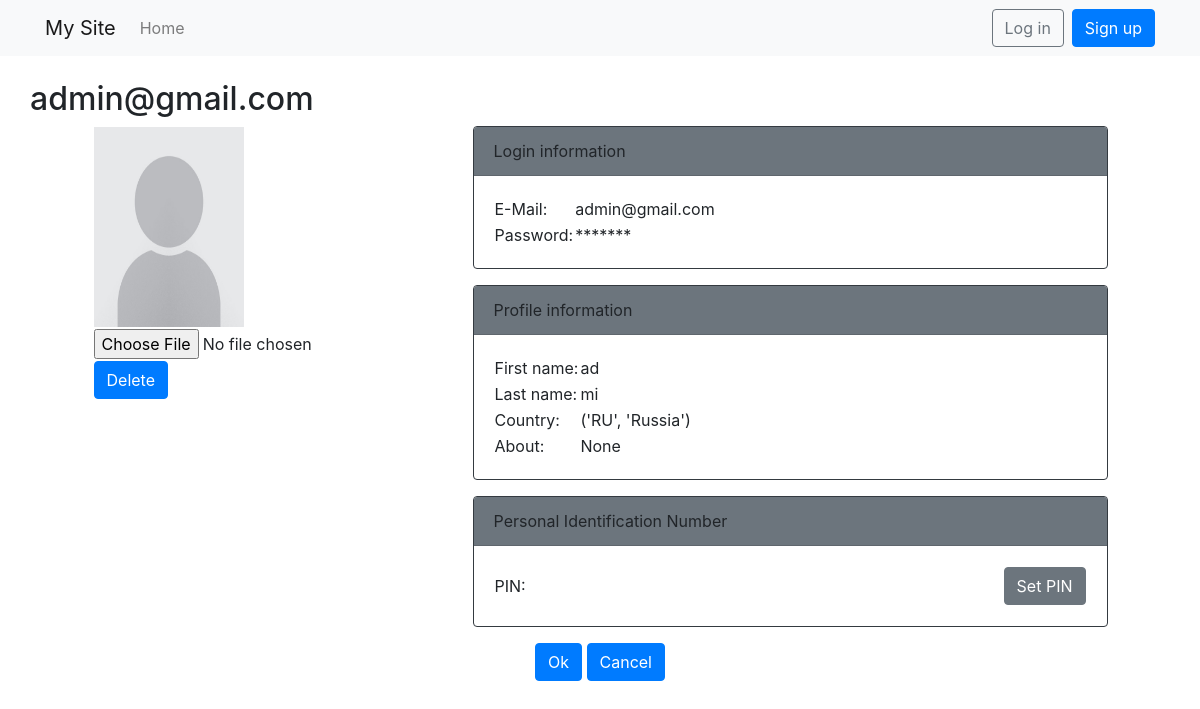
Page /profile/1/ on the earlier database version.
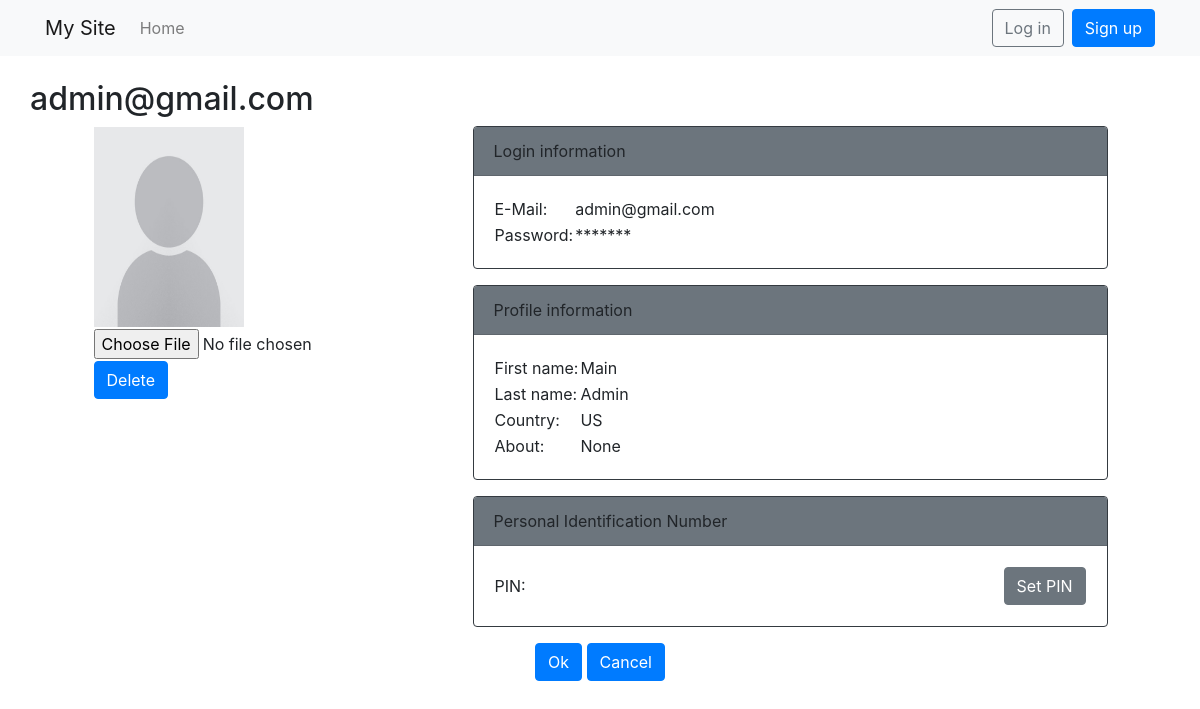
Same page on the later database version.
### users/models.py (models this page shows, shortened)
class CustomUser(AbstractBaseUser, PermissionsMixin):
    url_height = models.PositiveIntegerField(null=True)
    url_width = models.PositiveIntegerField(null=True)
    first_name = models.CharField("user's first name", max_length=30)
    last_name = models.CharField("user's last name", max_length=30)
    photo = models.ImageField(default="usernophoto.jpg", width_field='url_width', height_field='url_height', upload_to='user_photos',
                              null=True, blank=True)
    email = models.EmailField(_('email address'), unique=True)
    country = models.CharField(max_length=300, choices=(
        ('US', 'United States'),
        ('FR', 'France'),
        ('CN', 'China'),
        ('RU', 'Russia'),
        ('IT', 'Italy')
    )
                               )
    about = models.TextField(verbose_name='about', null=True, blank=True, max_length=300)
    pincode = models.CharField(max_length=4,blank=True)
    role = models.CharField(max_length=300, choices=(
        ('A', 'Admin'),
        ('E', 'Expert'),
        ('C', 'Competitor'),
        ('N', 'No role'),
    )
                            ,default=('N', 'No role'))
    event = models.ForeignKey(Event, on_delete=models.SET_NULL,null=True, blank=True)
    is_staff = models.BooleanField(default=False)
    is_active = models.BooleanField(default=True)
    date_joined = models.DateTimeField(default=timezone.now)
    USERNAME_FIELD = 'email'
    EMAIL_FIELD = 'email'
    REQUIRED_FIELDS = ['first_name', 'last_name']
    objects = CustomUserManager()
    class Meta():
        ordering = ['date_joined']

### users/views.py (the view)
# urls.py: path('profile/<int:pk>/', views.ProfileView.as_view(), name='profile'),
class ProfileView(generic.UpdateView):
    model = CustomUser
    form_class = CustomUserChangeForm
    success_url = reverse_lazy('home')
    template_name = 'registration/profile.html'

### users/forms.py
class CustomUserChangeForm(UserChangeForm):
    class Meta:
        model = CustomUser
        fields = ['first_name', 'last_name', 'country', 'photo', 'about']

### templates/registration/profile.html (shortened to what this page needs)
{% extends 'base.html' %}
{% load static %}
{% block content %}
    <div class="row">
        <h2> {{ form.instance.email }}</h2>
    </div>
              <form method="post" enctype="multipart/form-data">
<div class="row justify-content-center">
    <div class="col-4">
    <table>
        <tr><td>
        {% if form.instance.photo %}
            <img class="photo" src="{% static form.instance.photo.url %}" width=150, height=200 border=3>
        {% else %}
            <img class="photo" src="{% static '/images/usernophoto.jpg' %}" width=150, height=200 border=2>
        {% endif %}
        </td></tr>
            <tr><td>
        <input type="file" name="photo" accept="image/*" id="id_photo">
            </td></tr>
        <tr><td>
            <button type="button" name="photo-clear" id="photo-clear_id" class="btn btn-primary">Delete</button>
            </td>
    </table>
      </div>
    <div class="col-7">
                  <div class="card border-dark mb-3">
                      <div class="card-header bg-secondary ">Login information</div>
                        <div class="card-body">
                      <table>
                          <tr>
                              <td>E-Mail:</td>
                              <td>{{ form.instance.email }}</td>
                          </tr>
                          <tr>
                              <td>Password:</td>
                              <td>*******</td>
                          </tr>
                      </table>
                        </div>
                  </div>
                          <div class="card border-dark mb-3">
                              <div class="card-header bg-secondary">Profile information</div>
                              <div class="card-body">
                              <table>
                          <tr>
                              <td>First name:</td>
                              <td>{{ form.instance.first_name }}</td>
                          </tr>
                          <tr>
                              <td>Last name:</td>
                              <td>{{ form.instance.last_name }}</td>
                          </tr>
                          <tr>
                              <td>Country:</td>
                              <td>{{ form.instance.country }}</td>
                          </tr>
                          <tr>
                              <td>About:</td>
                              <td>{{ form.instance.about }}</td>
                          </tr>
                      </table>
                  </div>
                          </div>
                                 <div class="card border-dark mb-3">
                                     <div class="card-header bg-secondary" >Personal Identification Number</div>
                                     <div class="card-body">
                      <table>
                          <tr>
                              <td>PIN:</td>
                              <td width="100%" align="right"><a href="{% url 'pin' form.instance.id %}" class="btn btn-secondary">
                                  {% if form.instance.pincode %}
                                  Reset PIN
                                  {% else %}
                                  Set PIN
                                  {% endif %}
                              </a></td>
                          </tr>
                      </table>
                                     </div>
                                 </div>
                  </div>
            <div>
            <a href="{% url 'home' %}" class="btn btn-primary">Ok</a>
            <a href="{% url 'home' %}" class="btn btn-primary">Cancel</a>
            </div>
        </div>
  </div>
{% endblock %}

### templates/base.html (shortened to what this page needs)
<!doctype html>
<html lang="ru">
<head>
<link rel="stylesheet" href="https://cdn.jsdelivr.net/npm/bootstrap@4.5.3/dist/css/bootstrap.min.css">  <title>{% block title %}My Site{% endblock %}</title>
</head>
<body>
  <nav class="navbar navbar-expand-lg navbar-light bg-light mb-4">
    <div class="container">
      <a class="navbar-brand" href="{% url 'home' %}">My Site</a>
      <div class="collapse navbar-collapse" id="navbarSupportedContent">
        <ul class="navbar-nav mr-auto">
          <li class="nav-item">
            <a class="nav-link" href="{% url 'home' %}">Home</a>
          </li>
        </ul>
        {% if user.is_authenticated %}
          <ul class="navbar-nav">
            <li class="nav-item dropdown">
              <a class="nav-link dropdown-toggle" href="#" id="navbarDropdown" role="button" data-toggle="dropdown" aria-haspopup="true" aria-expanded="false">
                {{ user.email }}
              </a>
              <div class="dropdown-menu dropdown-menu-right" aria-labelledby="navbarDropdown">
                  <a class="dropdown-item" href="{% url 'profile' user.id %}">Profile user</a>
                <a class="dropdown-item" href="{% url 'update' user.id %}">Update user</a>
                <a class="dropdown-item" href="{% url 'password_change' %}">Change password</a>
                <div class="dropdown-divider"></div>
                <a class="dropdown-item" href="{% url 'logout' %}">Log out</a>
              </div>
            </li>
          </ul>
        {% else %}
          <form class="form-inline my-2 my-lg-0">
            <a href="{% url 'login' %}" class="btn btn-outline-secondary">Log in</a>
            <a href="{% url 'signup' %}" class="btn btn-primary ml-2">Sign up</a>
          </form>
        {% endif %}
      </div>
    </div>
  </nav>
  <div class="container">
    {% block content %}
    {% endblock %}
</body>
</html>

Differences in the rows shown:
changed CustomUser "admin@gmail.com": instance.first_name "ad" → "Main"; instance.last_name "mi" → "Admin"; instance.country "('RU', 'Russia')" → "US"
